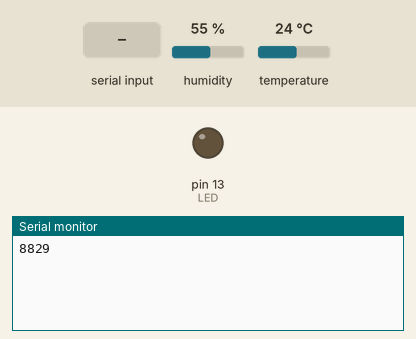
Simulated run of this program. Board: Arduino Uno, built with avr-gcc and run on an emulated ATmega328P. Shown: output pins drawn as LEDs (lit = HIGH), the last lines printed to the serial monitor. Inputs (shaded band) come from the test bench; at power-on: humidity 55 %, temperature 24 °C.

Above: at 1.2 s.
1.3 s: "TEMP\n" received over Serial
At 1.9 s:
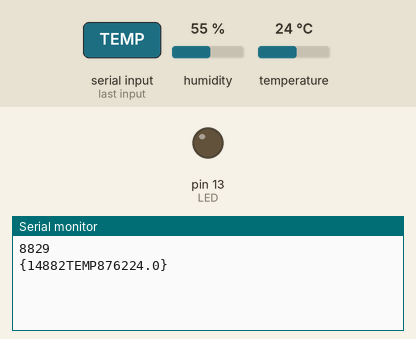
2.8 s: byte 10 ('\n') received over Serial
At 3.4 s:
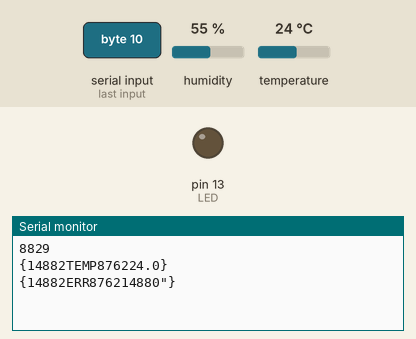
4.3 s: "HUM\n" received over Serial
At 5.4 s:
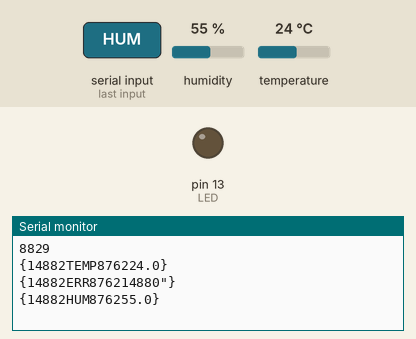
5.8 s: "LUZ\n" received over Serial
At 6.9 s:
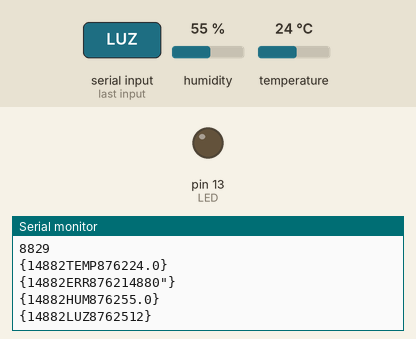

Measured:
- after the input at 1.3 s, the serial monitor: prints a new line at once (image 1)
- after the input at 2.8 s, the serial monitor: prints a new line at once (image 2)
- after the input at 4.3 s, the serial monitor: prints a new line at once (image 3)
- after the input at 5.8 s, the serial monitor: prints a new line at once (image 4)

The program:

main.cpp
```cpp
#include <Arduino.h>
// LAB 9: Servidor de Comandos Serial
// Protocolo: CMD:parametro\n → respuesta JSON
#include <DHT.h>
#define DHT_PIN 2
DHT dht(DHT_PIN, DHT11);
const int LED = 13, BUZZ = 8, LDR = A0;
char buffer[64];
int bufIdx = 0;
void responderJSON(String cmd, String data) {
    Serial.print('{');
    Serial.print('"cmd":"'); Serial.print(cmd);
    Serial.print('","data":'); Serial.print(data);
    Serial.println('}');
}
void procesarComando(String cmd) {
    cmd.trim();
    if (cmd == "TEMP") {
        float t = dht.readTemperature();
        responderJSON("TEMP", isnan(t) ? "null" : String(t,1));
    } else if (cmd == "HUM") {
        float h = dht.readHumidity();
        responderJSON("HUM", isnan(h) ? "null" : String(h,1));
    } else if (cmd == "LUZ") {
        responderJSON("LUZ", String(analogRead(LDR)));
    } else if (cmd.startsWith("LED:")) {
        String val = cmd.substring(4);
        digitalWrite(LED, val == "ON" ? HIGH : LOW);
        responderJSON("LED", '"' + val + '"');
    } else if (cmd == "ALL") {
        float t = dht.readTemperature();
        float h = dht.readHumidity();
        int l = analogRead(LDR);
        String d = '{"temp":' + String(t,1)
        + ',"hum":' + String(h,1)
        + ',"luz":' + String(l) + '}';
        responderJSON("ALL", d);
    } else {
        responderJSON("ERR", '"Comando desconocido: ' + cmd + '"');
    }
}
void setup() {
    Serial.begin(115200);
    dht.begin();
    pinMode(LED, OUTPUT);
    Serial.println('{"status":"ready","version":"1.0"}');
}
void loop() {
    while (Serial.available()) {
        char c = Serial.read();
        if (c == '\n') {
            buffer[bufIdx] = '\0';
            procesarComando(String(buffer));
            bufIdx = 0;
        } else if (bufIdx < 63) {
            buffer[bufIdx++] = c;
        }
    }
}
```
